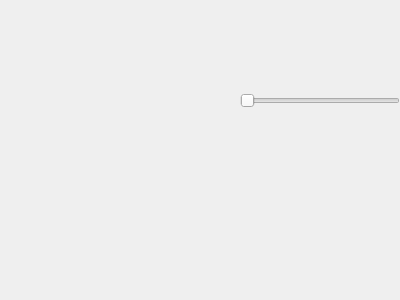
<?xml version="1.0" encoding="UTF-8"?>
<ui version="4.0">
 <class>GLWidget</class>
 <widget class="QWidget" name="GLWidget">
  <property name="geometry">
   <rect>
    <x>0</x>
    <y>0</y>
    <width>400</width>
    <height>300</height>
   </rect>
  </property>
  <property name="windowTitle">
   <string>Form</string>
  </property>
  <widget class="QSlider" name="horizontalSlider">
   <property name="geometry">
    <rect>
     <x>240</x>
     <y>90</y>
     <width>160</width>
     <height>22</height>
    </rect>
   </property>
   <property name="orientation">
    <enum>Qt::Horizontal</enum>
   </property>
  </widget>
 </widget>
 <resources/>
 <connections/>
</ui>
